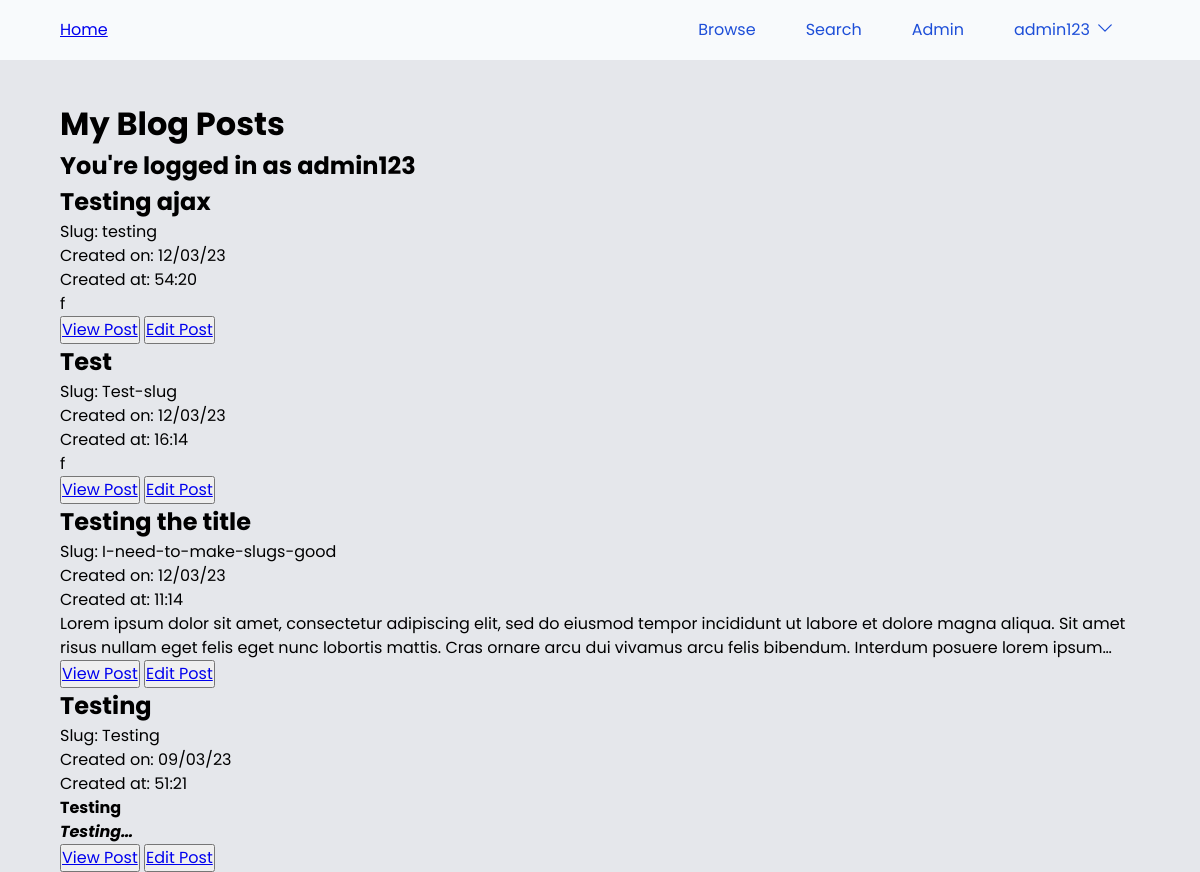
Before: /my-posts (signed in) with the older database file.
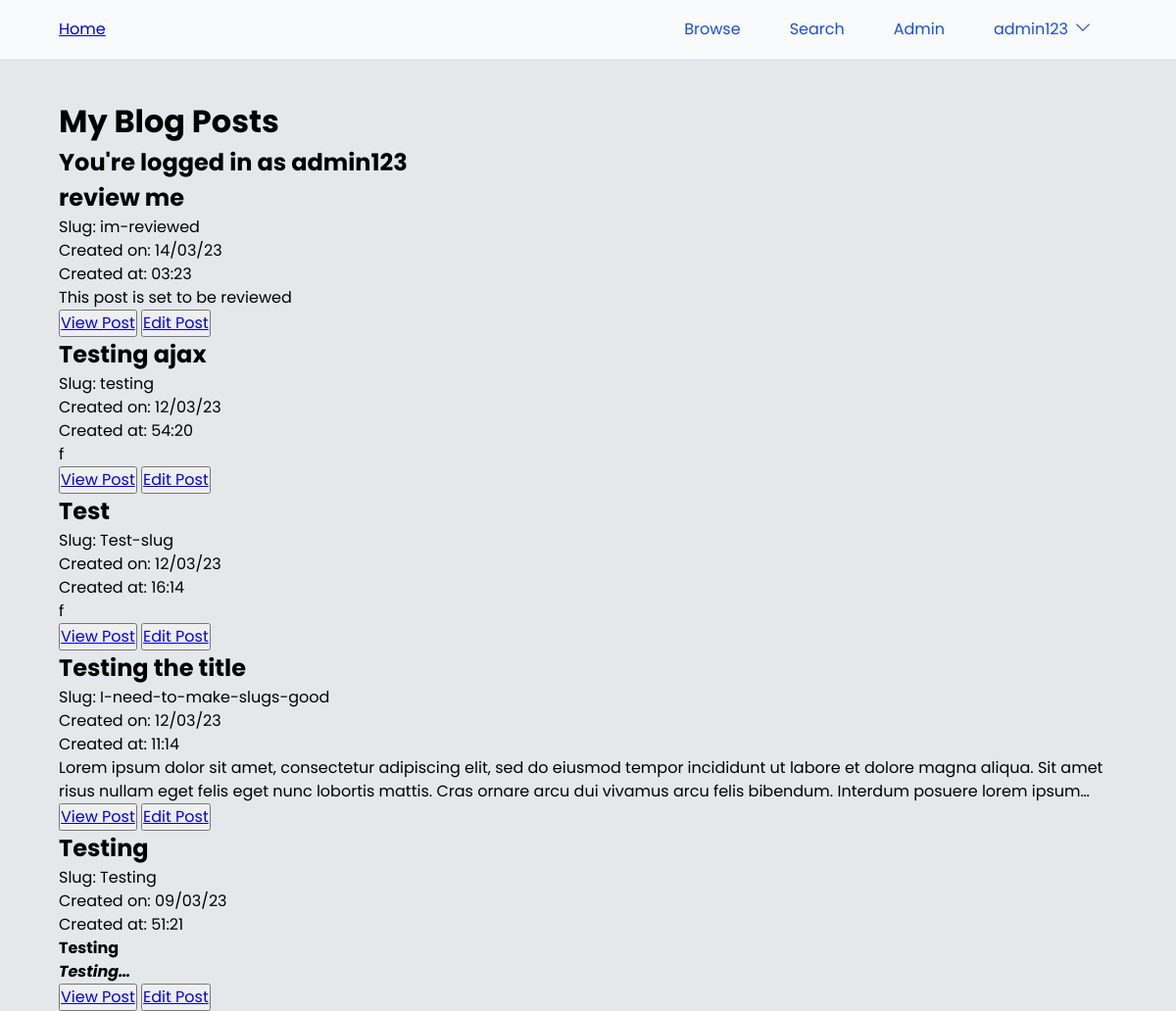
After: the same page with the newer database file.
### models.py (models this page shows)
class PostModel(db.Model):
    __tablename__ = "posts"
    id = db.Column(db.Integer, primary_key=True)
    title = db.Column(db.String(100), nullable=False)
    slug = db.Column(db.String(100), unique=True, nullable=False)
    content = db.Column(db.Text, nullable=False)
    created_at = db.Column(db.DateTime, server_default=func.now())
    updated_at = db.Column(db.DateTime, onupdate=func.now())
    author = db.Column(db.String(100), db.ForeignKey("users.username"), nullable=False)
    status = db.Column(
        db.String, default="Draft"
    )  # Could be Draft, Review, Published, or Archived

### main.py (the view)
@app.route("/my-posts")
def my_posts():
    posts = (
        PostModel.query.filter_by(author=get_current_username())
        .order_by(desc(PostModel.created_at))
        .all()
    )
    return render_template(
        "my-posts.html",
        posts=posts,
        current_username=get_current_username(),
        page_title="My Posts",
    )

### main.py (called while the page is built)
def get_current_username():
    if current_user.is_authenticated:
        return current_user.username
    else:
        return "Guest"

### models.py (called while the page is built)
@login.user_loader
def load_user(id):
    return UserModel.query.get(int(id))

### templates/my-posts.html (shortened to what this page needs)
{% extends "base.html" %}{%block head%}{%endblock%}{% block body %}
<h1>My Blog Posts</h1>
<h2>You're logged in as {{current_username}}</h2>
{% for post in posts %}
<div class="post-card">
    <h2>{{post.title}}</h2>
    <p>Slug: {{post.slug}}</p>
    <p>Created on: {{post.created_at.strftime("%d/%m/%y")}}</p>
    <p>Created at: {{post.created_at.strftime("%M:%H")}}</p>
    <div class="post__content-preview">{{post.content|safe}}</div>
    <div class="button-container">
        <button><a href="{{url_for("view_post", slug=post.slug)}}}">View Post</a></button>
        <button><a href="{{url_for("edit", slug=post.slug)}}">Edit Post</a></button>
    </div>
</div>
{% endfor %}
{% endblock %}

Changed rows visible on the page:
added PostModel: title "review me", slug "im-reviewed", created_at "14/03/23", created_at "03:23", content "This post is set to be reviewed"
